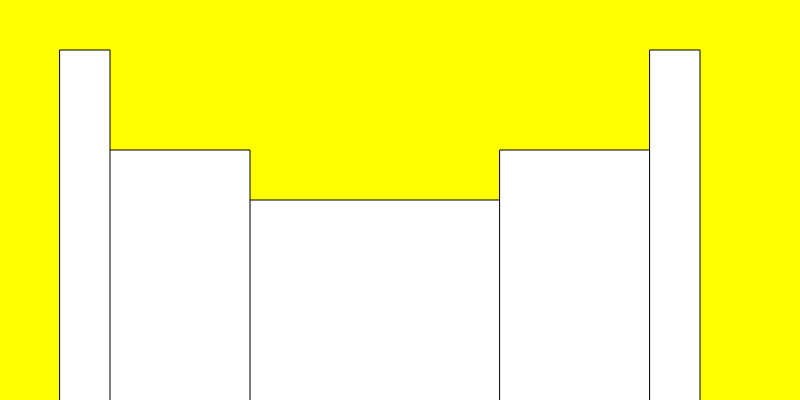
Frame 1 (no input)
Frame 60 (no input): identical to frame 1, image omitted
Frame 120 (the mouse pressed at the canvas centre since frame 60): identical to frame 1, image omitted

The p5.js sketch that drew this single still picture (run headless with seeded random() and noise() and a simulated clock; from frame 60 on, the mouse is pressed at the canvas centre):

// p5.js sketch
// ── sketch.js
function setup() {
  createCanvas(800,400);
  
}
function draw() {
 background("yellow")
 rect(250,200,300,300) 
 rect(100,150,150,350)
 rect(500,150,150,350)
 rect(60,50,50,400)
 rect(650,50,50,400)
}
